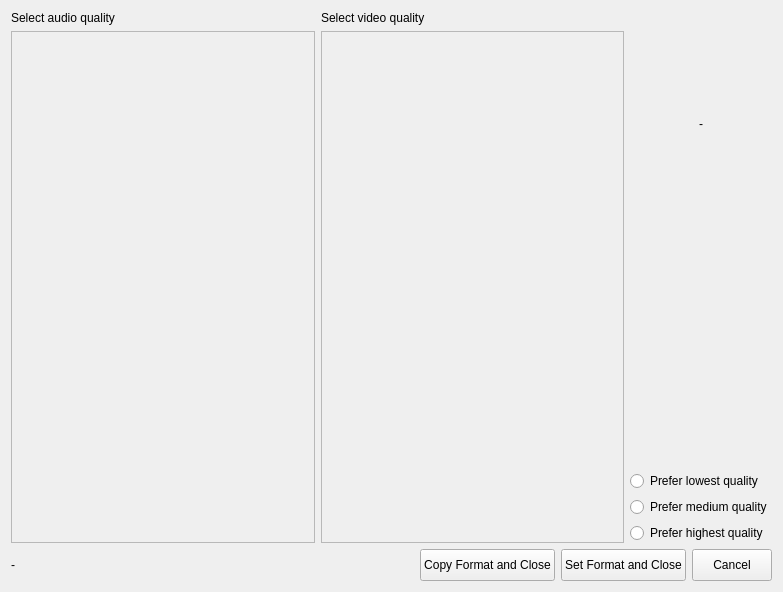
<?xml version="1.0" encoding="UTF-8"?>
<ui version="4.0">
 <class>CustomFormatSelector</class>
 <widget class="QWidget" name="CustomFormatSelector">
  <property name="geometry">
   <rect>
    <x>0</x>
    <y>0</y>
    <width>783</width>
    <height>592</height>
   </rect>
  </property>
  <property name="windowTitle">
   <string>Form</string>
  </property>
  <layout class="QVBoxLayout" name="verticalLayout_5">
   <item>
    <layout class="QHBoxLayout" name="horizontalLayout_4">
     <item>
      <layout class="QVBoxLayout" name="verticalLayout_4">
       <property name="topMargin">
        <number>0</number>
       </property>
       <property name="bottomMargin">
        <number>0</number>
       </property>
       <item>
        <widget class="QWidget" name="videoFormatsWidget" native="true">
         <layout class="QHBoxLayout" name="horizontalLayout_5">
          <property name="leftMargin">
           <number>0</number>
          </property>
          <property name="topMargin">
           <number>0</number>
          </property>
          <property name="rightMargin">
           <number>0</number>
          </property>
          <property name="bottomMargin">
           <number>0</number>
          </property>
          <item>
           <layout class="QVBoxLayout" name="verticalLayout_2">
            <property name="leftMargin">
             <number>0</number>
            </property>
            <property name="rightMargin">
             <number>0</number>
            </property>
            <item>
             <widget class="QLabel" name="ignore1">
              <property name="sizePolicy">
               <sizepolicy hsizetype="Preferred" vsizetype="Maximum">
                <horstretch>0</horstretch>
                <verstretch>0</verstretch>
               </sizepolicy>
              </property>
              <property name="text">
               <string>Select audio quality</string>
              </property>
             </widget>
            </item>
            <item>
             <widget class="QScrollArea" name="audioFormatScrollArea">
              <property name="horizontalScrollBarPolicy">
               <enum>Qt::ScrollBarAlwaysOff</enum>
              </property>
              <property name="widgetResizable">
               <bool>true</bool>
              </property>
              <property name="alignment">
               <set>Qt::AlignLeading|Qt::AlignLeft|Qt::AlignTop</set>
              </property>
              <widget class="QWidget" name="scrollAreaWidgetContents">
               <property name="geometry">
                <rect>
                 <x>0</x>
                 <y>0</y>
                 <width>298</width>
                 <height>503</height>
                </rect>
               </property>
               <layout class="QVBoxLayout" name="verticalLayout_6">
                <item>
                 <widget class="QWidget" name="quality_box_widget_audio" native="true">
                  <layout class="QVBoxLayout" name="quality_box_layout_audio">
                   <property name="topMargin">
                    <number>1</number>
                   </property>
                   <property name="rightMargin">
                    <number>1</number>
                   </property>
                  </layout>
                 </widget>
                </item>
               </layout>
              </widget>
             </widget>
            </item>
           </layout>
          </item>
          <item>
           <layout class="QVBoxLayout" name="verticalLayout_3">
            <item>
             <widget class="QLabel" name="ignore2">
              <property name="sizePolicy">
               <sizepolicy hsizetype="Preferred" vsizetype="Maximum">
                <horstretch>0</horstretch>
                <verstretch>0</verstretch>
               </sizepolicy>
              </property>
              <property name="text">
               <string>Select video quality</string>
              </property>
             </widget>
            </item>
            <item>
             <widget class="QScrollArea" name="videoFormatScrollArea">
              <property name="horizontalScrollBarPolicy">
               <enum>Qt::ScrollBarAlwaysOff</enum>
              </property>
              <property name="widgetResizable">
               <bool>true</bool>
              </property>
              <property name="alignment">
               <set>Qt::AlignLeading|Qt::AlignLeft|Qt::AlignTop</set>
              </property>
              <widget class="QWidget" name="scrollAreaWidgetContents_2">
               <property name="geometry">
                <rect>
                 <x>0</x>
                 <y>0</y>
                 <width>297</width>
                 <height>503</height>
                </rect>
               </property>
               <layout class="QVBoxLayout" name="verticalLayout_7">
                <item>
                 <widget class="QWidget" name="quality_box_widget_video" native="true">
                  <layout class="QVBoxLayout" name="quality_box_layout_video">
                   <property name="topMargin">
                    <number>1</number>
                   </property>
                   <property name="rightMargin">
                    <number>1</number>
                   </property>
                  </layout>
                 </widget>
                </item>
               </layout>
              </widget>
             </widget>
            </item>
           </layout>
          </item>
         </layout>
        </widget>
       </item>
      </layout>
     </item>
     <item>
      <layout class="QVBoxLayout" name="verticalLayout">
       <property name="spacing">
        <number>9</number>
       </property>
       <property name="leftMargin">
        <number>0</number>
       </property>
       <item>
        <widget class="QLabel" name="formatNotes">
         <property name="sizePolicy">
          <sizepolicy hsizetype="Preferred" vsizetype="Expanding">
           <horstretch>0</horstretch>
           <verstretch>0</verstretch>
          </sizepolicy>
         </property>
         <property name="text">
          <string>-</string>
         </property>
         <property name="alignment">
          <set>Qt::AlignCenter</set>
         </property>
        </widget>
       </item>
       <item>
        <spacer name="verticalSpacer">
         <property name="orientation">
          <enum>Qt::Vertical</enum>
         </property>
         <property name="sizeHint" stdset="0">
          <size>
           <width>20</width>
           <height>40</height>
          </size>
         </property>
        </spacer>
       </item>
       <item>
        <widget class="QWidget" name="preferedFormatWidget" native="true">
         <property name="minimumSize">
          <size>
           <width>0</width>
           <height>0</height>
          </size>
         </property>
         <layout class="QVBoxLayout" name="verticalLayout_8">
          <property name="leftMargin">
           <number>0</number>
          </property>
          <property name="topMargin">
           <number>0</number>
          </property>
          <property name="rightMargin">
           <number>0</number>
          </property>
          <property name="bottomMargin">
           <number>0</number>
          </property>
          <item>
           <widget class="QRadioButton" name="preferLowest">
            <property name="text">
             <string>Prefer lowest quality</string>
            </property>
           </widget>
          </item>
          <item>
           <widget class="QRadioButton" name="preferMedium">
            <property name="text">
             <string>Prefer medium quality</string>
            </property>
           </widget>
          </item>
          <item>
           <widget class="QRadioButton" name="preferHighest">
            <property name="text">
             <string>Prefer highest quality</string>
            </property>
           </widget>
          </item>
         </layout>
        </widget>
       </item>
      </layout>
     </item>
    </layout>
   </item>
   <item>
    <layout class="QHBoxLayout" name="horizontalLayout">
     <item>
      <widget class="QLabel" name="selectedFormatLabel">
       <property name="text">
        <string>-</string>
       </property>
       <property name="alignment">
        <set>Qt::AlignCenter</set>
       </property>
      </widget>
     </item>
     <item>
      <spacer name="horizontalSpacer">
       <property name="orientation">
        <enum>Qt::Horizontal</enum>
       </property>
       <property name="sizeHint" stdset="0">
        <size>
         <width>40</width>
         <height>20</height>
        </size>
       </property>
      </spacer>
     </item>
     <item>
      <widget class="QPushButton" name="copyFormatAndClosePb">
       <property name="minimumSize">
        <size>
         <width>0</width>
         <height>32</height>
        </size>
       </property>
       <property name="styleSheet">
        <string notr="true"/>
       </property>
       <property name="text">
        <string>Copy Format and Close</string>
       </property>
       <property name="icon">
        <iconset resource="icons.qrc">
         <normaloff>:/icons/copy.png</normaloff>:/icons/copy.png</iconset>
       </property>
       <property name="iconSize">
        <size>
         <width>22</width>
         <height>22</height>
        </size>
       </property>
      </widget>
     </item>
     <item>
      <widget class="QPushButton" name="setPb">
       <property name="minimumSize">
        <size>
         <width>0</width>
         <height>32</height>
        </size>
       </property>
       <property name="text">
        <string>Set Format and Close</string>
       </property>
       <property name="icon">
        <iconset resource="icons.qrc">
         <normaloff>:/icons/accept.png</normaloff>:/icons/accept.png</iconset>
       </property>
       <property name="iconSize">
        <size>
         <width>22</width>
         <height>22</height>
        </size>
       </property>
      </widget>
     </item>
     <item>
      <widget class="QPushButton" name="cancelPb">
       <property name="minimumSize">
        <size>
         <width>0</width>
         <height>32</height>
        </size>
       </property>
       <property name="styleSheet">
        <string notr="true"/>
       </property>
       <property name="text">
        <string>Cancel</string>
       </property>
       <property name="icon">
        <iconset resource="icons.qrc">
         <normaloff>:/icons/delete.png</normaloff>:/icons/delete.png</iconset>
       </property>
       <property name="iconSize">
        <size>
         <width>22</width>
         <height>22</height>
        </size>
       </property>
      </widget>
     </item>
    </layout>
   </item>
  </layout>
 </widget>
 <resources>
  <include location="icons.qrc"/>
 </resources>
 <connections/>
</ui>
